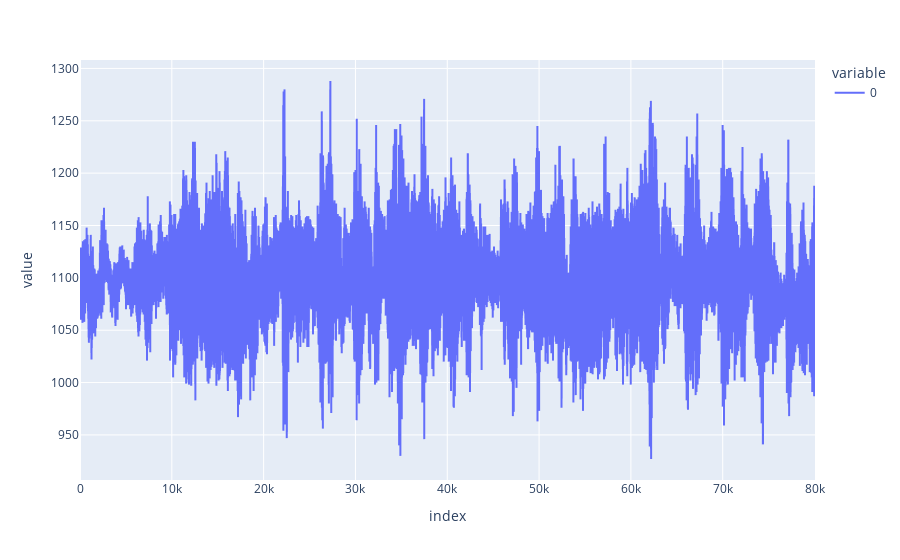

Here is the notebook cell this chart was saved with:
### Code cell
info = goertzel_sliding(arr, 40000, 200)
px.line(arr).show()

### Figure 1 — Plotly figure (JSON) as saved in the notebook; plotly's stock layout.template omitted (floating-point values rounded to 4 significant figures; data arrays with more than 128 entries replaced by an {"elided": "..."} marker saying what was removed)
{"data": [{"hovertemplate": "variable=0<br>index=%{x}<br>value=%{y}<extra></extra>", "legendgroup": "0", "line": {"color": "#636efa", "dash": "solid"}, "marker": {"symbol": "circle"}, "mode": "lines", "name": "0", "showlegend": true, "type": "scattergl", "x": {"elided": "80053 int values"}, "xaxis": "x", "y": {"elided": "80053 int values"}, "yaxis": "y"}], "layout": {"legend": {"title": {"text": "variable"}, "tracegroupgap": 0}, "margin": {"t": 60}, "xaxis": {"anchor": "y", "domain": [0, 1], "title": {"text": "index"}}, "yaxis": {"anchor": "x", "domain": [0, 1], "title": {"text": "value"}}}}
